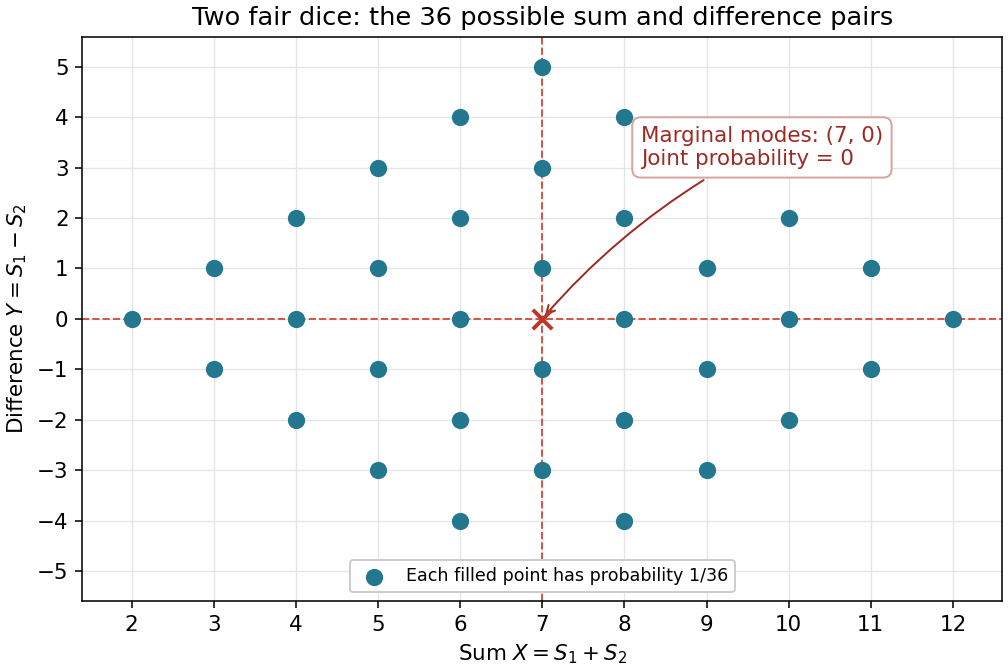

Write Python code to recreate this figure.
"""Question 8: joint support of two fair-dice sum and difference; PNG to CWD.

Tested with Python 3.14.4, matplotlib 3.10.7+dfsg1 and numpy 2.3.5.
Dependencies are declared in the repository's top-level pyproject.toml.
Run this script by absolute path from the desired output directory.
"""
from pathlib import Path
import os
os.environ.setdefault('MPLCONFIGDIR', str(Path(__file__).resolve().parents[2] / '_out' / 'matplotlib'))
import matplotlib
matplotlib.use('Agg')
import matplotlib.pyplot as plt


def main():
    plt.rcParams.update({'font.family': 'DejaVu Sans', 'font.size': 11})
    fig, ax = plt.subplots(figsize=(7.2, 4.8), layout='constrained')
    fig.set_facecolor('white')
    ax.set_facecolor('white')
    ax.set_axisbelow(True)
    ax.grid(color='#e5e5e5', linewidth=0.7)
    ax.axvline(7, color='#ce5846', linestyle='--', linewidth=1)
    ax.axhline(0, color='#ce5846', linestyle='--', linewidth=1)
    sums, differences = zip(*[(a+b, a-b) for a in range(1, 7) for b in range(1, 7)])
    ax.scatter(sums, differences, s=62, color='#237890', zorder=3,
               label='Each filled point has probability 1/36')
    ax.scatter([7], [0], marker='x', s=100, linewidth=2, color='#bc362b', zorder=4)
    ax.annotate('Marginal modes: (7, 0)\nJoint probability = 0', xy=(7, 0),
                xytext=(8.2, 3.4), ha='left', va='center', color='#9c2922',
                bbox={'facecolor': 'white', 'edgecolor': '#d6a39d', 'boxstyle': 'round,pad=0.4'},
                arrowprops={'arrowstyle': '->', 'color': '#9c2922', 'connectionstyle': 'arc3,rad=0.1'})
    ax.set(xlim=(1.4, 12.6), ylim=(-5.6, 5.6), xticks=range(2, 13), yticks=range(-5, 6),
           xlabel=r'Sum $X=S_1+S_2$', ylabel=r'Difference $Y=S_1-S_2$',
           title='Two fair dice: the 36 possible sum and difference pairs')
    ax.legend(loc='lower center', fontsize=9, framealpha=1)
    fig.savefig(Path.cwd() / (Path(__file__).stem + '.png'), dpi=140, facecolor='white')
    plt.close(fig)


if __name__ == '__main__':
    main()
